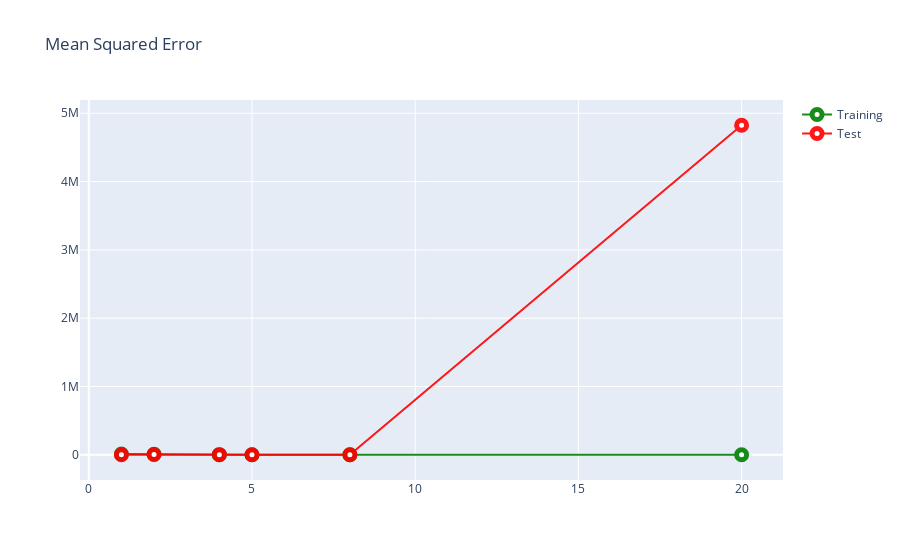

Write notebook code for a chart like this one.
### Markdown cell above
## 16.1. Plotting MSEs

### Code cell
plt.figure(figsize=(10,10))
trace1 = go.Scatter(x=metrics_df.degree,
                    y=metrics_df.training_mse,
                    name = "Training",
                    line = dict(color = 'green'),
                    opacity = 0.9,
                    marker=dict(
                        color='white',
                        size=10,
                        line=dict(
                            width=5
                        )))

trace2 = go.Scatter(x=metrics_df.degree,
                    y=metrics_df.test_mse,
                    name = "Test",
                    line = dict(color = 'red'),
                    opacity = 0.9,
                    marker=dict(
                        color='white',
                        size=10,
                        line=dict(
                            width=5
                        )))

layout2 = dict(title='Mean Squared Error',)

fig2 = dict(data=[trace1, trace2], layout=layout2)

iplot(fig2)

### Figure 1 — Plotly figure (JSON) as saved in the notebook; plotly's stock layout.template omitted (floating-point values rounded to 4 significant figures)
{"data": [{"line": {"color": "green"}, "marker": {"color": "white", "line": {"width": 5}, "size": 10}, "name": "Training", "opacity": 0.9, "type": "scatter", "x": [1.0, 2.0, 4.0, 5.0, 8.0, 20.0], "y": [10810.0, 7034.0, 2452.0, 1697.0, 1637.0, 1595.0]}, {"line": {"color": "red"}, "marker": {"color": "white", "line": {"width": 5}, "size": 10}, "name": "Test", "opacity": 0.9, "type": "scatter", "x": [1.0, 2.0, 4.0, 5.0, 8.0, 20.0], "y": [1493.0, 3654.0, 2453.0, 665.7, 900.5, 4825000.0]}], "layout": {"title": {"text": "Mean Squared Error"}}}
